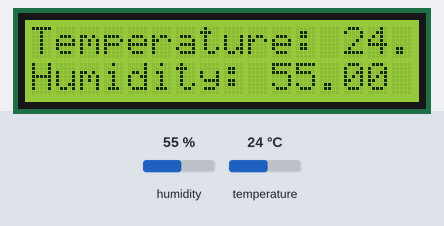
Simulated run of this sketch. Board: Arduino Uno, built with avr-gcc and run on an emulated ATmega328P. On the bench: 16×2 character LCD. Inputs (shaded band) come from the test bench; at power-on: humidity 55 %, temperature 24 °C. What the sketch prints to the serial monitor is not drawn.

Above: at 3.3 s.
3.4 s: humidity set to 22 %
At 4.9 s:
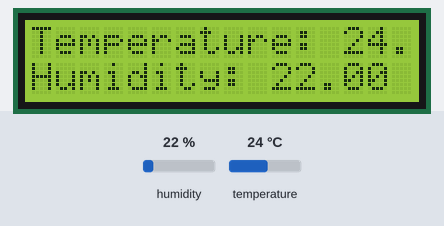
5.7 s: temperature set to 12 °C
At 7.2 s:
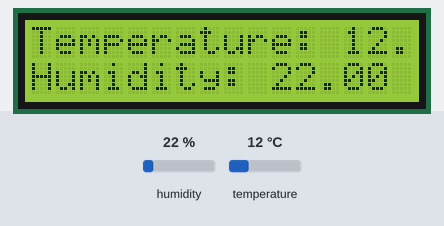
7.8 s: humidity set to 40 %
At 9.5 s:
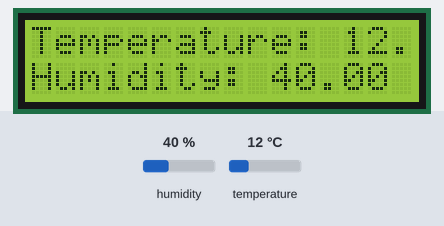
9.8 s: temperature set to 19 °C
At 11.7 s:
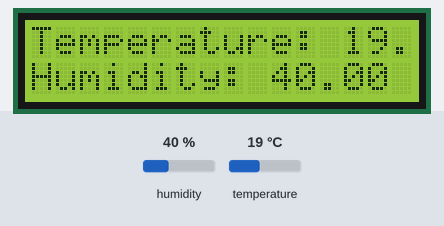
Timing chart, 0 to 12.9 s (numbered marks = the images above; inputs shaded):
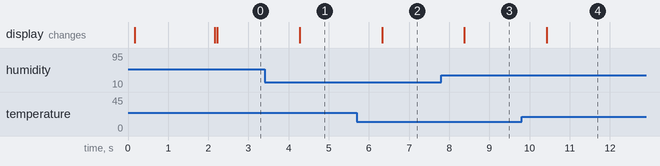

The sketch:

Smart_Weather_Station_Phase_1.ino
```cpp
#include <DHT.h>
#include <LiquidCrystal.h>

#define DHTPIN 9
#define DHTTYPE DHT11

DHT dht(DHTPIN, DHTTYPE);

LiquidCrystal lcd(13, 12, 4, 5, 6, 7);

void setup() {
  Serial.begin(9600);
  dht.begin();
  lcd.begin(16, 2);
  delay(100);
  lcd.print("Weather Station");
  delay(2000);
  lcd.clear();
}

void loop() {
  float humid = dht.readHumidity();
  float temp = dht.readTemperature();
  dht.read(DHTPIN);

  // if (isnan(humid) || isnan(temp)) {
  //   Serial.println("Failed to read from DHT sensor!");
  //   return;  // Skip the rest of the loop if sensor failed
  // }

  Serial.print("Humidity: ");
  Serial.print(humid);
  Serial.print(" %\t");
  Serial.print("Temperature: ");
  Serial.print(temp);
  Serial.println(" ºC");

  lcd.setCursor(0,0);
  lcd.print("Temperature: ");
  lcd.print(temp);
  lcd.setCursor(0, 1);
  lcd.print("Humidity: ");
  lcd.print(humid);

  delay(2000);
}
```

Measured:
- after the input at 3.4 s, the display: changes after 0.87 s (image 1)
- after the input at 5.7 s, the display: changes after 0.63 s (image 2)
- after the input at 7.8 s, the display: changes after 0.58 s (image 3)
- after the input at 9.8 s, the display: changes after 0.63 s (image 4)
